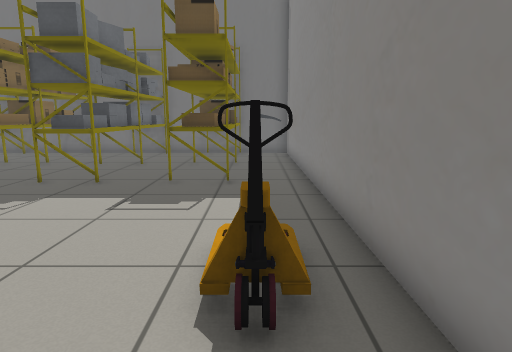
view 1 (above)

16 first-person views from a walk through a Gazebo world. The camera is 0.94 m above the floor, tilts 10° down and sees 75° across. The lines on the ground mark 1 m squares. The floor is counted in squares, 0.5 m on a side. Each view is taken from the middle of a square. On the plan, view 1 faces up. The plan holds only what a view shows up to about 17 squares ahead; the rest is blank. The place goes on beyond the plan. Some surface patterns are stand-ins.

view 2
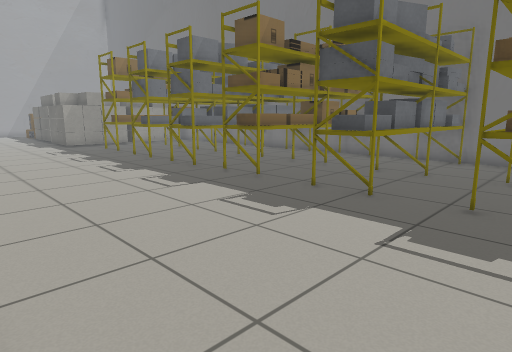

view 3
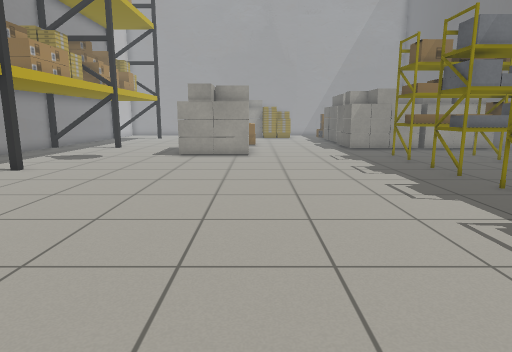

view 4
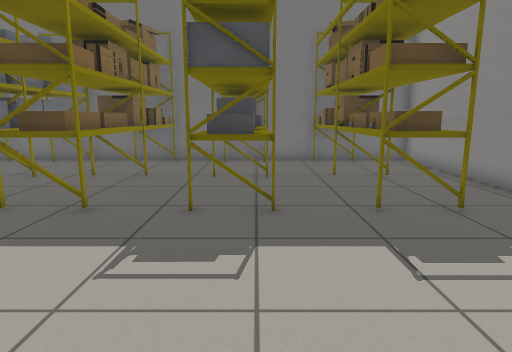

view 5
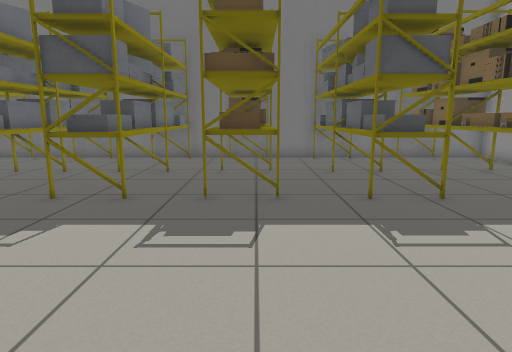

view 6
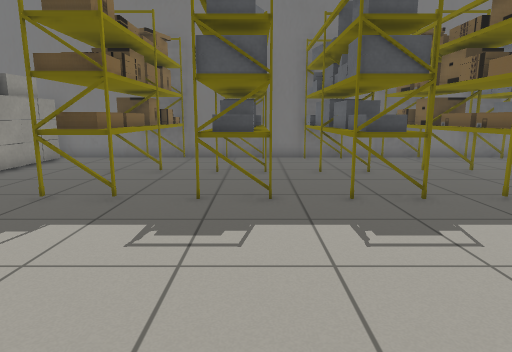

view 7
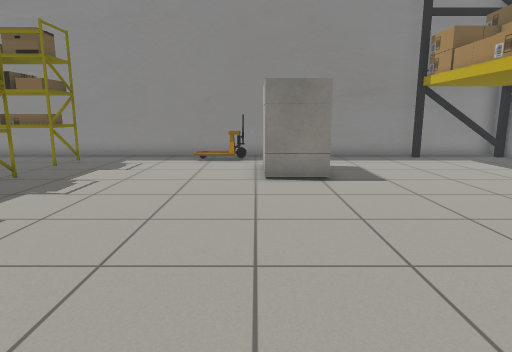

view 8
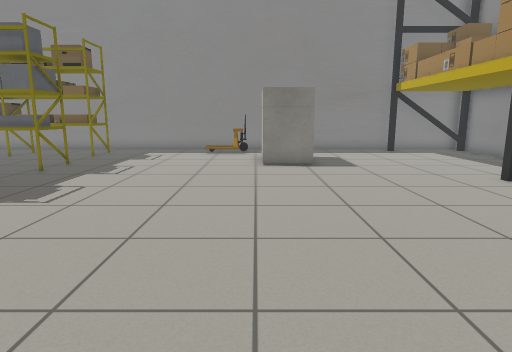

view 9
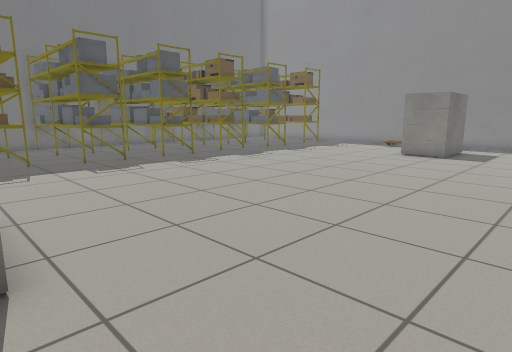

view 10
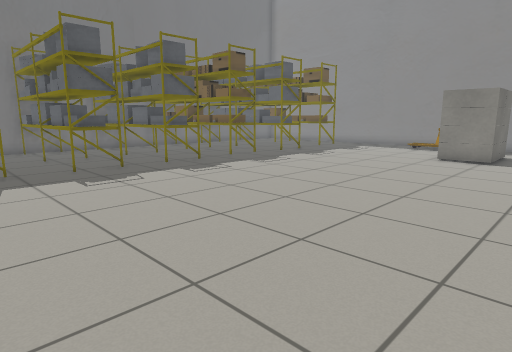

view 11
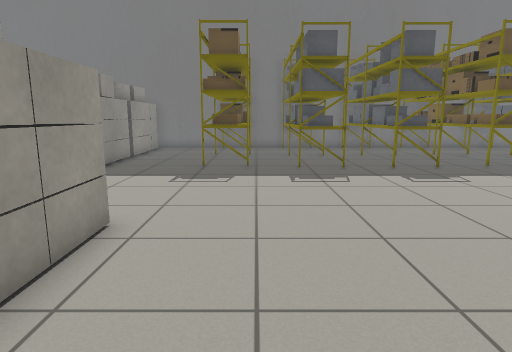

view 12
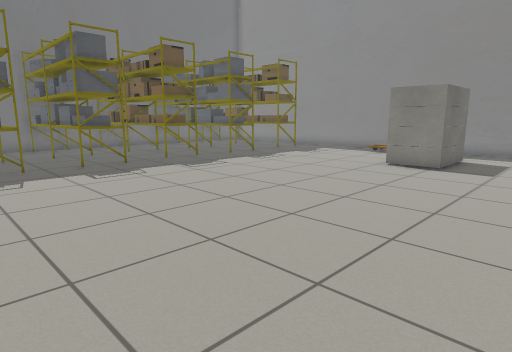

view 13
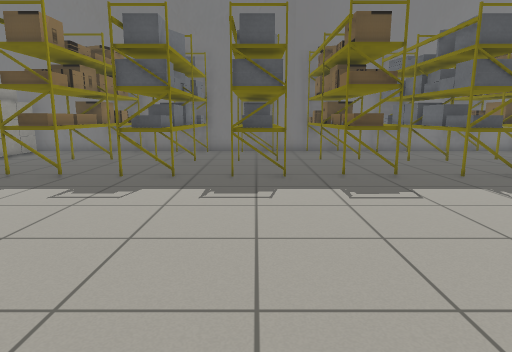

view 14
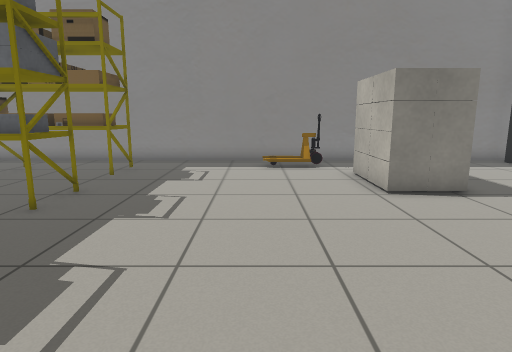

view 15
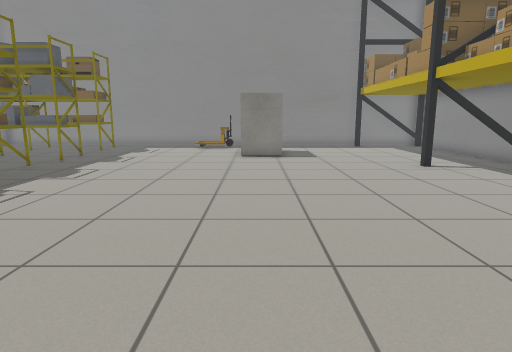

view 16
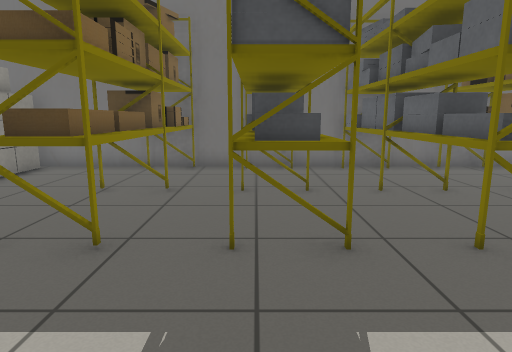

### Floor plan
Key: @ floor where view 1 was taken; # wall or solid block; . floor; S shelf; P pallet; H house.
Columns run from 22 left of view 1 to 2 right of it. Each row starts with its distance up from view 1.
 18 #########################
 17 .SSS.SS.SSS.SS..SS..SS..#
 16 .SSS.SS.SSS.SS..SS..SS..#
 15 .SSS.SS.SSS.SS..SS..SS..#
 14 .SSS.SS.SSS.SS..SS..SS..#
 13 .SSS.SS.SSS.SS..SS..SS..#
 12 .SSS.SS.SSS.SS..SS..SS..#
 11 .SSS.SS.SSS.SS..SS..SS..#
 10 .SSS.SS.SSS.SS..SS..SS..#
  9 ........................#
  8 ........................#
  7 ........................#
  6 ........................#
  5 ........................#
  4 ........................#
  3 H.....................P.#
  2 H................HHHH...#
  1 H................H    ..#
  0 H................HHHH.@.#
 -1 H.......................#
 -2 ........................#
 -3 ........................#
 -4 ........................#
 -5 ....................... #
 -6 ######    ###############

Where each view was taken, in squares from view 1:
view 1: 0 up, 0 right, facing up
view 2: 2 up, 1 left, facing up-left
view 3: 3 up, 5 left, facing left
view 4: 3 up, 5 left, facing up
view 5: 2 up, 9 left, facing up
view 6: 2 up, 16 left, facing up
view 7: 2 up, 15 left, facing right
view 8: 2 up, 18 left, facing right
view 9: 5 down, 22 left, facing up-right
view 10: 3 down, 21 left, facing up-right
view 11: 3 down, 19 left, facing up
view 12: 4 down, 18 left, facing up-right
view 13: 1 down, 13 left, facing up
view 14: 5 up, 13 left, facing right
view 15: 1 up, 21 left, facing right
view 16: 5 up, 17 left, facing up
